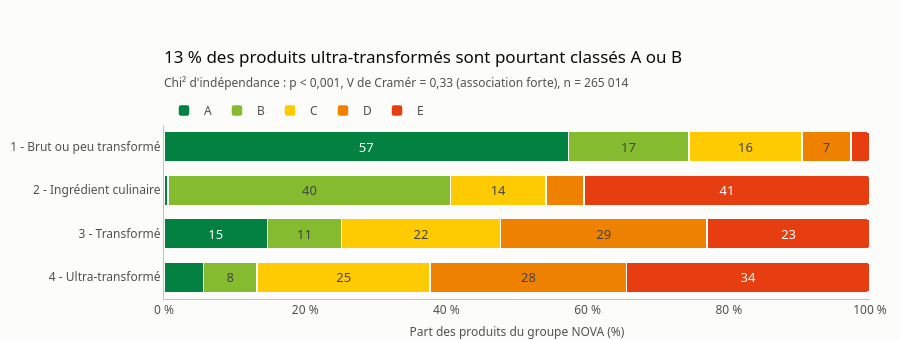

Write notebook code for a chart like this one.
### Markdown cell above
## 3. Nutri-Score et NOVA : deux mesures différentes

Le Nutri-Score évalue la composition (sucre, sel, graisses, fibres...), NOVA la transformation. Un produit peut donc être bien noté par l'un et mal par l'autre. Ce croisement est au cœur de l'objectif « controverses ».

### Code cell
cross = nutrition.nutriscore_by_nova(con)
table = nutrition.contingency(cross, "nova_group", "nutriscore_grade", "products")
assoc = cramers_v(table)

nova4 = cross[cross["nova_group"] == 4].set_index("nutriscore_grade")["share"]
nova4_ab = nova4.reindex(["a", "b"]).fillna(0).sum()
n_nova4_ab = cross.query("nova_group == 4 and nutriscore_grade in ['a', 'b']")["products"].sum()

fig = charts.stacked_shares(
    cross,
    "nova_group",
    "nutriscore_grade",
    "share",
    NUTRISCORE_COLORS,
    segment_order=list("abcde"),
    row_order=[1, 2, 3, 4],
    row_labels=NOVA_LABELS,
    title=f"{fmt_pct(nova4_ab)} des produits ultra-transformés sont pourtant classés A ou B",
    subtitle=describe(assoc),
)
fig.update_xaxes(title_text="Part des produits du groupe NOVA (%)")
save_figure(fig, "nutriscore_by_nova")
findings.append(
    f"{fmt_int(n_nova4_ab)} produits ultra-transformés ({fmt_pct(nova4_ab)} du groupe NOVA 4) "
    f"sont classés A ou B : premiers candidats pour l'analyse des controverses."
)
findings.append(
    f"Lien Nutri-Score / NOVA : V de Cramér = {fmt_num(assoc.effect_size, 2)} "
    f"(association {assoc.interpretation})."
)
fig.show()

### Figure 1 — Plotly figure (JSON) as saved in the notebook; plotly's stock layout.template omitted (floating-point values rounded to 4 significant figures)
{"data": [{"hovertemplate": "%{y}<br>A : %{x:.1f} %<extra></extra>", "insidetextanchor": "middle", "marker": {"color": "#038141"}, "name": "A", "orientation": "h", "text": ["57", "", "15", ""], "textposition": "inside", "type": "bar", "x": [57.26, 0.5899, 14.65, 5.56], "y": ["1 - Brut ou peu transformé", "2 - Ingrédient culinaire", "3 - Transformé", "4 - Ultra-transformé"]}, {"hovertemplate": "%{y}<br>B : %{x:.1f} %<extra></extra>", "insidetextanchor": "middle", "marker": {"color": "#85bb2f"}, "name": "B", "orientation": "h", "text": ["17", "40", "11", "8"], "textposition": "inside", "type": "bar", "x": [17.07, 40.02, 10.52, 7.643], "y": ["1 - Brut ou peu transformé", "2 - Ingrédient culinaire", "3 - Transformé", "4 - Ultra-transformé"]}, {"hovertemplate": "%{y}<br>C : %{x:.1f} %<extra></extra>", "insidetextanchor": "middle", "marker": {"color": "#fecb02"}, "name": "C", "orientation": "h", "text": ["16", "14", "22", "25"], "textposition": "inside", "type": "bar", "x": [16.04, 13.5, 22.46, 24.5], "y": ["1 - Brut ou peu transformé", "2 - Ingrédient culinaire", "3 - Transformé", "4 - Ultra-transformé"]}, {"hovertemplate": "%{y}<br>D : %{x:.1f} %<extra></extra>", "insidetextanchor": "middle", "marker": {"color": "#ee8100"}, "name": "D", "orientation": "h", "text": ["7", "", "29", "28"], "textposition": "inside", "type": "bar", "x": [6.912, 5.364, 29.31, 27.83], "y": ["1 - Brut ou peu transformé", "2 - Ingrédient culinaire", "3 - Transformé", "4 - Ultra-transformé"]}, {"hovertemplate": "%{y}<br>E : %{x:.1f} %<extra></extra>", "insidetextanchor": "middle", "marker": {"color": "#e63e11"}, "name": "E", "orientation": "h", "text": ["", "41", "23", "34"], "textposition": "inside", "type": "bar", "x": [2.715, 40.52, 23.06, 34.47], "y": ["1 - Brut ou peu transformé", "2 - Ingrédient culinaire", "3 - Transformé", "4 - Ultra-transformé"]}], "layout": {"barmode": "stack", "height": 340, "legend": {"traceorder": "normal"}, "margin": {"t": 125}, "title": {"subtitle": {"text": "Chi² d'indépendance : p < 0,001, V de Cramér = 0,33 (association forte), n = 265 014"}, "text": "13 % des produits ultra-transformés sont pourtant classés A ou B"}, "uniformtext": {"minsize": 10, "mode": "hide"}, "xaxis": {"range": [0, 100], "showgrid": false, "ticksuffix": " %", "title": {"text": "Part des produits du groupe NOVA (%)"}}, "yaxis": {"autorange": "reversed", "showgrid": false}}}
